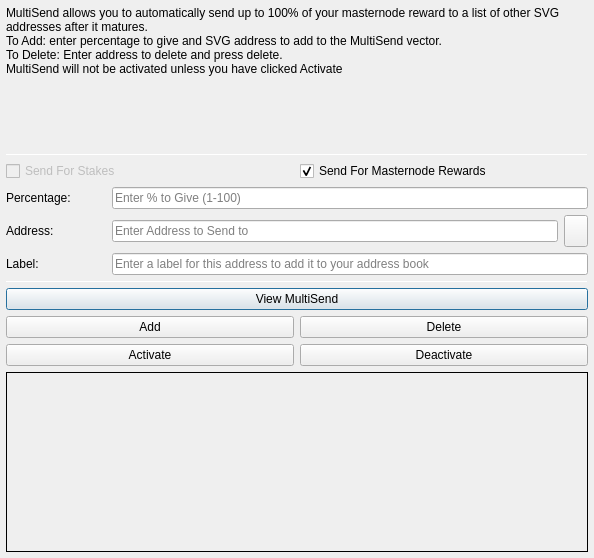
<?xml version="1.0" encoding="UTF-8"?>
<ui version="4.0">
 <class>MultiSendDialog</class>
 <widget class="QDialog" name="MultiSendDialog">
  <property name="windowModality">
   <enum>Qt::NonModal</enum>
  </property>
  <property name="geometry">
   <rect>
    <x>0</x>
    <y>0</y>
    <width>594</width>
    <height>558</height>
   </rect>
  </property>
  <property name="windowTitle">
   <string>MultiSend</string>
  </property>
  <layout class="QVBoxLayout" name="verticalLayout" stretch="0">
   <property name="leftMargin">
    <number>6</number>
   </property>
   <property name="topMargin">
    <number>6</number>
   </property>
   <property name="rightMargin">
    <number>6</number>
   </property>
   <property name="bottomMargin">
    <number>6</number>
   </property>
   <item>
    <layout class="QVBoxLayout" name="verticalLayout_Main" stretch="1,1,1,0,1,1,1">
     <item>
      <widget class="QLabel" name="label_2">
       <property name="lineWidth">
        <number>1</number>
       </property>
       <property name="text">
        <string>MultiSend allows you to automatically send up to 100% of your masternode reward to a list of other SVG addresses after it matures.
To Add: enter percentage to give and SVG address to add to the MultiSend vector.
To Delete: Enter address to delete and press delete.
MultiSend will not be activated unless you have clicked Activate</string>
       </property>
       <property name="alignment">
        <set>Qt::AlignLeading|Qt::AlignLeft|Qt::AlignTop</set>
       </property>
       <property name="wordWrap">
        <bool>true</bool>
       </property>
      </widget>
     </item>
     <item>
      <widget class="Line" name="line">
       <property name="minimumSize">
        <size>
         <width>0</width>
         <height>1</height>
        </size>
       </property>
       <property name="maximumSize">
        <size>
         <width>16777215</width>
         <height>1</height>
        </size>
       </property>
       <property name="orientation">
        <enum>Qt::Horizontal</enum>
       </property>
      </widget>
     </item>
     <item>
      <layout class="QVBoxLayout" name="verticalLayout_Settings">
       <item>
        <layout class="QHBoxLayout" name="horizontalLayout">
         <item>
          <widget class="QCheckBox" name="multiSendStakeCheckBox">
           <property name="enabled">
            <bool>false</bool>
           </property>
           <property name="text">
            <string>Send For Stakes</string>
           </property>
          </widget>
         </item>
         <item>
          <widget class="QCheckBox" name="multiSendMasternodeCheckBox">
           <property name="text">
            <string>Send For Masternode Rewards</string>
           </property>
           <property name="checked">
            <bool>true</bool>
           </property>
          </widget>
         </item>
        </layout>
       </item>
       <item>
        <layout class="QHBoxLayout" name="horizontalLayout_6">
         <item>
          <widget class="QLabel" name="label">
           <property name="minimumSize">
            <size>
             <width>100</width>
             <height>0</height>
            </size>
           </property>
           <property name="toolTip">
            <string>Percentage of stake to send</string>
           </property>
           <property name="text">
            <string>Percentage:</string>
           </property>
          </widget>
         </item>
         <item>
          <widget class="QLineEdit" name="multiSendPercentEdit">
           <property name="toolTip">
            <string>Enter whole numbers 1 - 100</string>
           </property>
           <property name="placeholderText">
            <string>Enter % to Give (1-100)</string>
           </property>
          </widget>
         </item>
        </layout>
       </item>
       <item>
        <layout class="QHBoxLayout" name="horizontalLayout_7">
         <item>
          <widget class="QLabel" name="label_5">
           <property name="minimumSize">
            <size>
             <width>100</width>
             <height>0</height>
            </size>
           </property>
           <property name="toolTip">
            <string>Address to send portion of stake to</string>
           </property>
           <property name="text">
            <string>Address:</string>
           </property>
          </widget>
         </item>
         <item>
          <widget class="QLineEdit" name="multiSendAddressEdit">
           <property name="toolTip">
            <string/>
           </property>
           <property name="placeholderText">
            <string>Enter Address to Send to</string>
           </property>
          </widget>
         </item>
         <item>
          <widget class="QToolButton" name="addressBookButton">
           <property name="maximumSize">
            <size>
             <width>16777215</width>
             <height>32</height>
            </size>
           </property>
           <property name="toolTip">
            <string>Choose an address from the address book</string>
           </property>
           <property name="text">
            <string/>
           </property>
           <property name="icon">
            <iconset resource="../salvage.qrc">
             <normaloff>:/icons/address-book</normaloff>:/icons/address-book</iconset>
           </property>
           <property name="shortcut">
            <string>Alt+A</string>
           </property>
          </widget>
         </item>
        </layout>
       </item>
      </layout>
     </item>
     <item>
      <layout class="QHBoxLayout" name="horizontalLayout_3">
       <item>
        <widget class="QLabel" name="label_3">
         <property name="minimumSize">
          <size>
           <width>100</width>
           <height>0</height>
          </size>
         </property>
         <property name="text">
          <string>Label:</string>
         </property>
        </widget>
       </item>
       <item>
        <widget class="QLineEdit" name="labelAddressLabelEdit">
         <property name="placeholderText">
          <string>Enter a label for this address to add it to your address book</string>
         </property>
        </widget>
       </item>
      </layout>
     </item>
     <item>
      <widget class="Line" name="line_2">
       <property name="minimumSize">
        <size>
         <width>0</width>
         <height>1</height>
        </size>
       </property>
       <property name="maximumSize">
        <size>
         <width>16777215</width>
         <height>1</height>
        </size>
       </property>
       <property name="orientation">
        <enum>Qt::Horizontal</enum>
       </property>
      </widget>
     </item>
     <item>
      <layout class="QVBoxLayout" name="verticalLayout_Buttons">
       <item>
        <layout class="QHBoxLayout" name="horizontalLayout_4">
         <item>
          <widget class="QPushButton" name="viewButton">
           <property name="toolTip">
            <string/>
           </property>
           <property name="statusTip">
            <string>View MultiSend Vector</string>
           </property>
           <property name="text">
            <string>View MultiSend</string>
           </property>
          </widget>
         </item>
        </layout>
       </item>
       <item>
        <layout class="QHBoxLayout" name="horizontalLayout_2">
         <item>
          <widget class="QPushButton" name="addButton">
           <property name="toolTip">
            <string/>
           </property>
           <property name="statusTip">
            <string>Add to MultiSend Vector</string>
           </property>
           <property name="text">
            <string>Add</string>
           </property>
          </widget>
         </item>
         <item>
          <widget class="QPushButton" name="deleteButton">
           <property name="toolTip">
            <string/>
           </property>
           <property name="statusTip">
            <string>Delete Address From MultiSend Vector</string>
           </property>
           <property name="text">
            <string>Delete</string>
           </property>
          </widget>
         </item>
        </layout>
       </item>
       <item>
        <layout class="QHBoxLayout" name="horizontalLayout_5">
         <item>
          <widget class="QPushButton" name="activateButton">
           <property name="statusTip">
            <string>Activate MultiSend</string>
           </property>
           <property name="text">
            <string>Activate</string>
           </property>
          </widget>
         </item>
         <item>
          <widget class="QPushButton" name="disableButton">
           <property name="statusTip">
            <string>Deactivate MultiSend</string>
           </property>
           <property name="text">
            <string>Deactivate</string>
           </property>
          </widget>
         </item>
        </layout>
       </item>
      </layout>
     </item>
     <item>
      <widget class="QLabel" name="message">
       <property name="minimumSize">
        <size>
         <width>0</width>
         <height>180</height>
        </size>
       </property>
       <property name="frameShape">
        <enum>QFrame::Panel</enum>
       </property>
       <property name="frameShadow">
        <enum>QFrame::Plain</enum>
       </property>
       <property name="lineWidth">
        <number>1</number>
       </property>
       <property name="midLineWidth">
        <number>1</number>
       </property>
       <property name="text">
        <string/>
       </property>
       <property name="alignment">
        <set>Qt::AlignLeading|Qt::AlignLeft|Qt::AlignTop</set>
       </property>
       <property name="wordWrap">
        <bool>true</bool>
       </property>
      </widget>
     </item>
    </layout>
   </item>
  </layout>
 </widget>
 <resources>
  <include location="../salvage.qrc"/>
 </resources>
 <connections/>
</ui>
